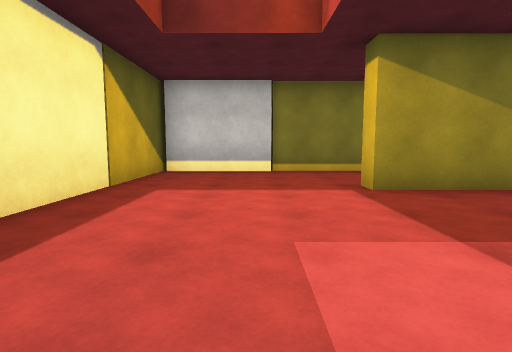
[1] (above)

12 first-person views from a walk through a 3-D level made in the Unity game engine. The camera is 1.3 m above the floor, tilts 6° down and sees 80° across. The floor is counted in squares, 2 m on a side. Each view is taken from the middle of a square. On the plan, view 1 faces up. The plan holds only what a view shows up to about 10 squares ahead; the rest is blank. The place goes on beyond the plan.

[2]
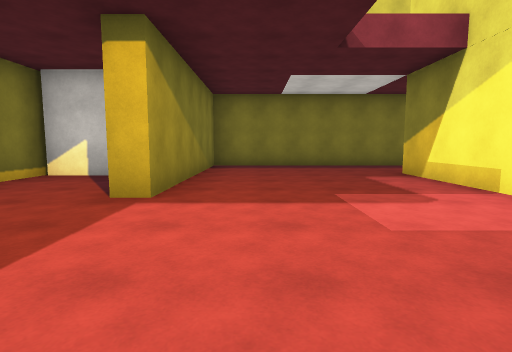

[3]
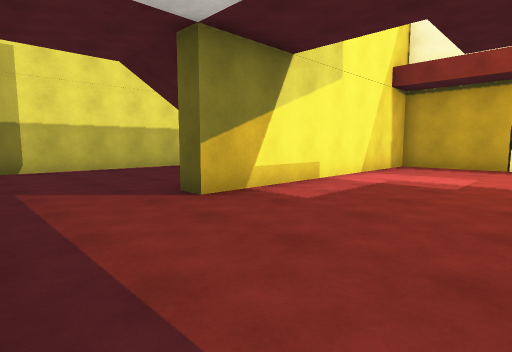

[4]
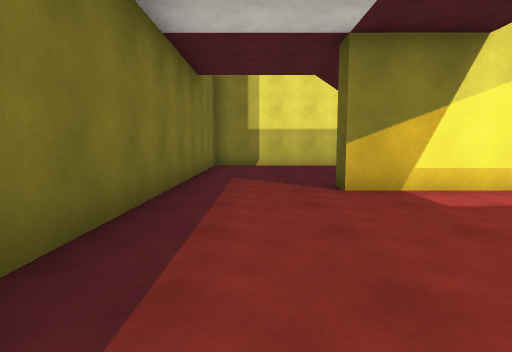

[5]
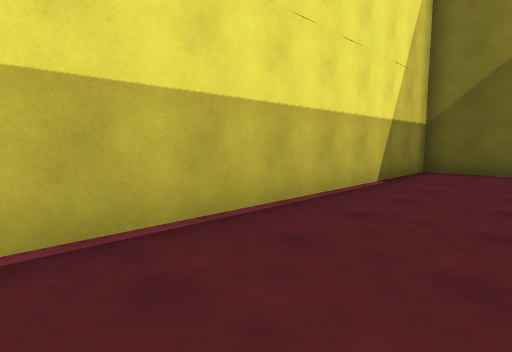

[6]
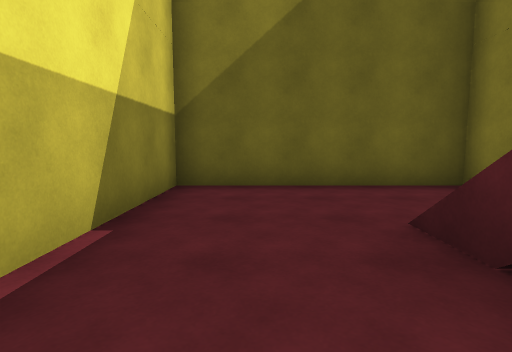

[7]
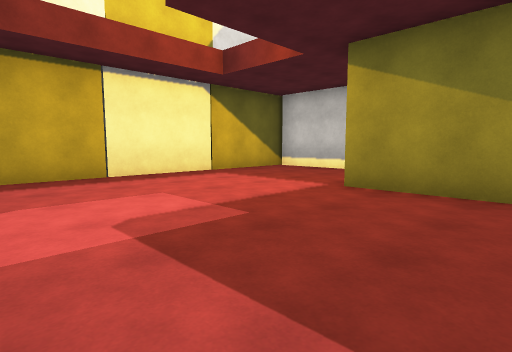

[8]
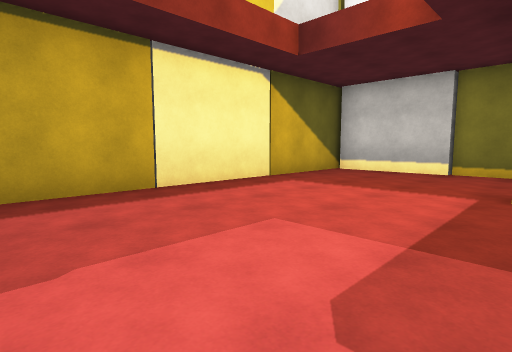

[9]
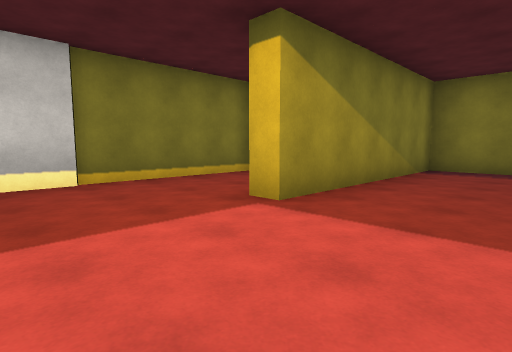

[10]
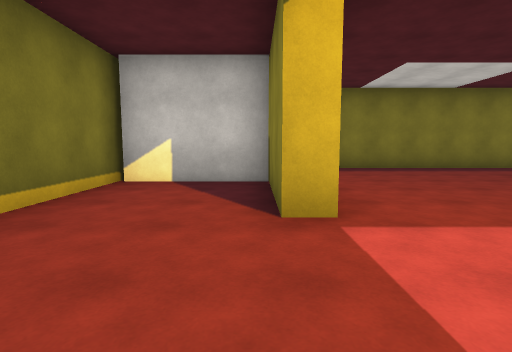

[11]
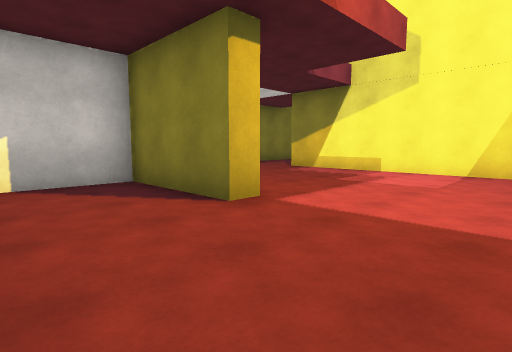

[12]
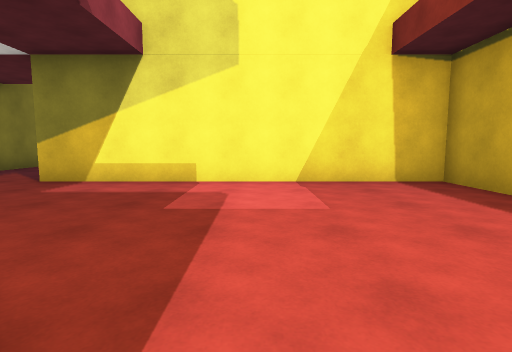

### Floor plan
Points are (right, up) in squares from view 1. A wall is a line through its corners. A room is listed if a view was taken in it or the views show most of it. See-through windows are left out.
Room 1 (views 1, 2, 3, 4, 5, 6, 7, 8, 9, 10, 11, 12)
walls: (-0.9, -0.7) (-1.8, -0.7) (-1.8, -5.2) (7.2, -5.2) (7.2, 4.3) (1.7, 4.3) (1.7, 4.8) (4.4, 4.8); (-2.2, 0.6) (-2.2, -0.3) (4.7, -0.3) (4.7, -0.8); (3.5, 7.4) (0.4, 7.4); (-2.2, 7.8) (-2.2, 4.6)
objects: other object (-3, 1) to (-3, 2); other object (-3, 3) to (-3, 4); other object (-1, 8) to (0, 8); other object (5, 7)

Positions as (right, up) in squares from view 1, and headings:
1: (0, 0), facing up
2: (-2, 3), facing right
3: (7, 3), facing down-left
4: (6, 4), facing down
5: (6, -3), facing down-left
6: (3, -4), facing left
7: (4, 0), facing up-left
8: (2, 0), facing up-left
9: (-1, 2), facing up-right
10: (-1, 5), facing right
11: (-1, 7), facing down-right
12: (1, 5), facing down
